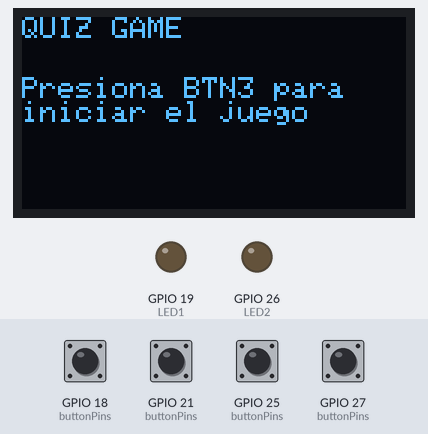
The sketch below on a simulated ESP32. Parts: 128×64 one-colour display, output pins drawn as LEDs (lit = HIGH). The inputs (shaded band) are chosen by the test bench; at power-on: GPIO 18 (buttonPins), GPIO 21 (buttonPins), GPIO 25 (buttonPins), GPIO 27 (buttonPins) HIGH. Random numbers use the default seed unless the sketch sets one; what the sketch prints to the serial monitor is not drawn.

Above: at 1.2 s.
1.3 s: GPIO 21 (buttonPins) pulled LOW for 0.15 s
At 2.4 s:
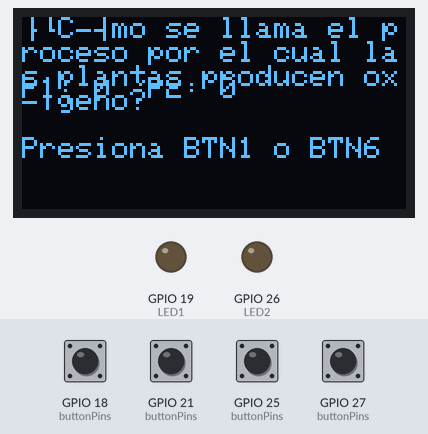
2.9 s: GPIO 18 (buttonPins) pulled LOW for 0.15 s
At 4.0 s:
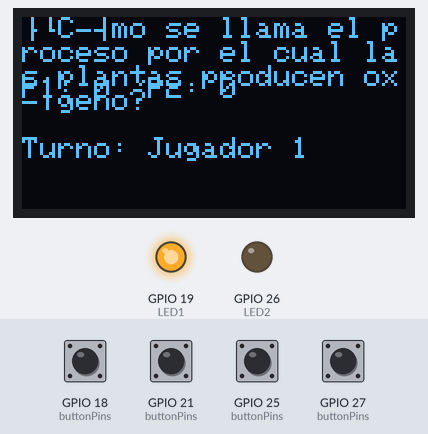
4.5 s: GPIO 25 (buttonPins) pulled LOW for 0.15 s
At 5.5 s:
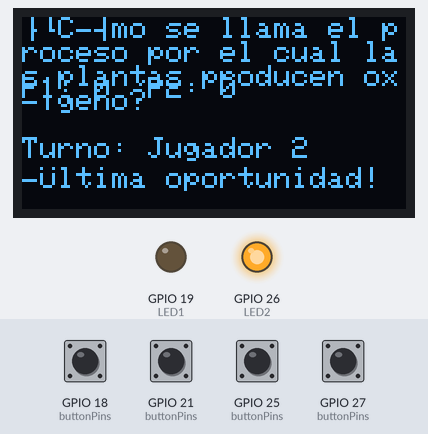
6.1 s: GPIO 21 (buttonPins) pulled LOW for 1 s
At 7.3 s:
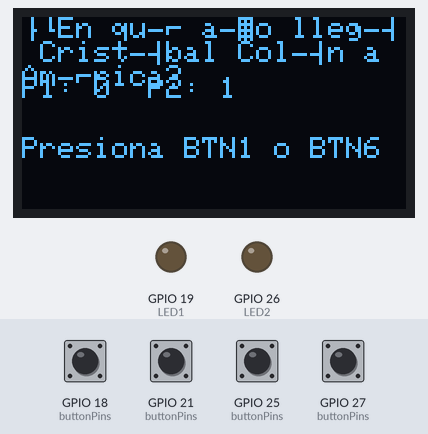
8.6 s: GPIO 27 (buttonPins) pulled LOW for 0.15 s
At 9.5 s:
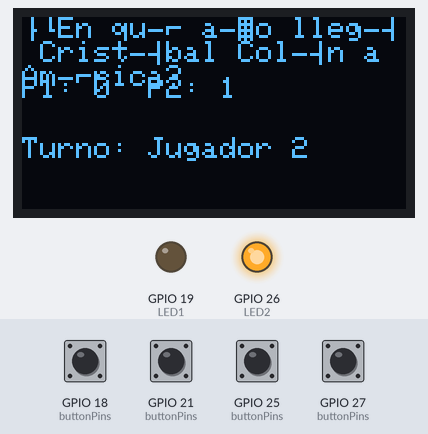
10.2 s: GPIO 21 (buttonPins) pulled LOW for 0.15 s
At 11.2 s:
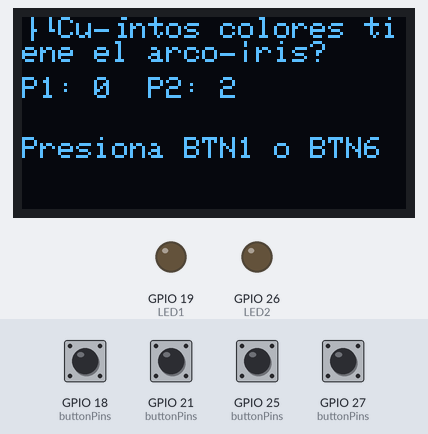
Timing chart, 0 to 12.8 s (numbered marks = the images above; inputs shaded):
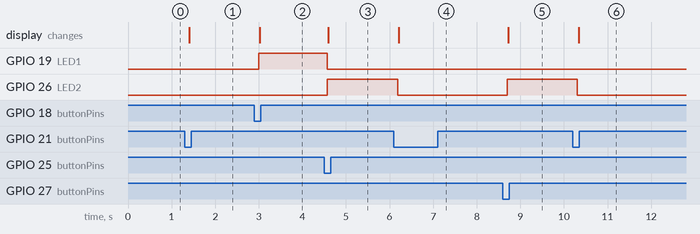

Measured:
- after the input at 1.3 s, the display: changes after 0.11 s (image 1)
- after the input at 2.9 s, GPIO 19 (LED1): LOW → HIGH after 0.10 s; the display: changes after 0.12 s (image 2)
- after the input at 4.5 s, GPIO 19 (LED1): HIGH → LOW after 0.07 s; GPIO 26 (LED2): LOW → HIGH after 0.07 s; the display: changes after 0.10 s (image 3)
- after the input at 6.1 s, GPIO 26 (LED2): HIGH → LOW after 0.08 s; the display: changes after 0.11 s (image 4)
- after the input at 8.6 s, GPIO 26 (LED2): LOW → HIGH after 0.09 s; the display: changes after 0.12 s (image 5)
- after the input at 10.2 s, GPIO 26 (LED2): HIGH → LOW after 0.11 s; the display: changes after 0.13 s (image 6)

The sketch:

acctivity_11_bola_de_cristal.ino
```cpp
#include <Wire.h>
#include <Adafruit_SSD1306.h>
#include <Adafruit_GFX.h>

// Definiciones para la pantalla OLED
#define SCREEN_WIDTH 128
#define SCREEN_HEIGHT 64
#define OLED_RESET -1
Adafruit_SSD1306 display(SCREEN_WIDTH, SCREEN_HEIGHT, &Wire, OLED_RESET);

// Definiciones para botones y LEDs
#define BTN1 18  // Botón jugador 1
#define BTN3 21  // Botón respuesta correcta
#define BTN4 25  // Botón respuesta incorrecta
#define BTN6 27  // Botón jugador 2
#define LED1 19  // LED jugador 1
#define LED2 26  // LED jugador 2

const int buttonPins[] = {BTN1, BTN3, BTN4, BTN6};
const char *buttonNames[] = {"BTN1", "BTN3", "BTN4", "BTN6"};
int btnState[4] = {0, 0, 0, 0};
int lastBtnState[4] = {1, 1, 1, 1};  // Inicialmente en HIGH porque INPUT_PULLUP

bool gameActive = false;     // Indica si hay una pregunta activa
int activePlayer = 0;        // 0: Ninguno, 1: Jugador 1, 2: Jugador 2
int score1 = 0, score2 = 0;  // Puntuaciones
String currentQuestion = "";
bool failOccurred = false;   // Indica si ya hubo un error para esta pregunta

// Banco de preguntas
String questions[] = {
  "¿Cuál es la capital de España?",
  "¿Cuántos continentes hay en el mundo?",
  "¿Quién escribió 'Don Quijote de la Mancha'?",
  "¿Cuántos planetas tiene el sistema solar?",
  "¿Cuál es el océano más grande del mundo?",
  "¿Qué elemento químico tiene el símbolo 'O'?",
  "¿Cuál es el río más largo del mundo?",
  "¿En qué año llegó Cristóbal Colón a América?",
  "¿Qué animal es conocido como el rey de la selva?",
  "¿Cuántos lados tiene un hexágono?",
  "¿Qué país tiene forma de bota?",
  "¿Quién pintó la Mona Lisa?",
  "¿Cuál es el metal más abundante en la corteza terrestre?",
  "¿Cuántos huesos tiene el cuerpo humano?",
  "¿Qué gas necesitamos para respirar?",
  "¿Cuál es el país más grande del mundo?",
  "¿Qué científico formuló la teoría de la relatividad?",
  "¿Qué animal es el símbolo de Australia?",
  "¿Qué instrumento musical tiene teclas blancas y negras?",
  "¿Cuál es el idioma más hablado en el mundo?",
  "¿Qué vitamina se obtiene del sol?",
  "¿Cómo se llama el animal terrestre más rápido?",
  "¿Cuál es la capital de México?",
  "¿Cuántos colores tiene el arcoíris?",
  "¿Qué inventó Thomas Edison?",
  "¿Cuántos corazones tiene un pulpo?",
  "¿Cuál es el país más poblado del mundo?",
  "¿Qué es más grande, un protón o un electrón?",
  "¿Cómo se llama el himno nacional de Francia?",
  "¿Qué planeta es conocido como el planeta rojo?",
  "¿Cuál es el ave que no puede volar más grande del mundo?",
  "¿Quién escribió 'Cien años de soledad'?",
  "¿Cuántas patas tiene una araña?",
  "¿Cuál es el idioma oficial de Brasil?",
  "¿Cuántos dientes tiene un ser humano adulto?",
  "¿Cómo se llama el satélite natural de la Tierra?",
  "¿Qué gas usan los globos aerostáticos para elevarse?",
  "¿En qué país se encuentra la Torre Eiffel?",
  "¿Qué animal puede cambiar de color para camuflarse?",
  "¿Cuál es el hueso más largo del cuerpo humano?",
  "¿En qué continente se encuentra Egipto?",
  "¿Qué instrumento usa un violinista?",
  "¿Cuántos años tiene un lustro?",
  "¿Quién descubrió la penicilina?",
  "¿Cuál es el desierto más grande del mundo?",
  "¿Cuántos lados tiene un pentágono?",
  "¿Qué moneda se usa en Japón?",
  "¿Qué deporte se juega en Wimbledon?",
  "¿Qué animal produce la seda?",
  "¿Cómo se llama el proceso por el cual las plantas producen oxígeno?",
  "¿Cuál es el metal líquido a temperatura ambiente?",
  "¿En qué país se encuentra la Gran Muralla China?",
  "¿Cuántos segundos tiene un minuto?",
  "¿Cuál es el océano más pequeño del mundo?",
  "¿Quién fue el primer ser humano en viajar al espacio?",
  "¿Cuál es la capital de Argentina?",
  "¿Cómo se llama el mamífero más grande del mundo?",
  "¿Qué planeta tiene anillos a su alrededor?",
  "¿Qué montaña es la más alta del mundo?",
  "¿Cuántos lados tiene un triángulo?",
  "¿Cuál es el símbolo químico del oro?",
  "¿Cuántos pulmones tiene el ser humano?",
  "¿Quién pintó 'La última cena'?",
  "¿Qué país es famoso por sus pirámides?",
  "¿Cuál es la bebida más consumida en el mundo después del agua?",
  "¿Qué significa la sigla 'ONU'?",
  "¿Cuántos músculos tiene el cuerpo humano?",
  "¿Qué gas exhalamos al respirar?",
  "¿Cuál es el metal más caro del mundo?",
  "¿Cómo se llama el proceso de conversión de agua en vapor?",
  "¿Qué filósofo escribió 'La República'?",
  "¿Cuántos anillos tiene el logotipo de los Juegos Olímpicos?",
  "¿Qué animal tiene la mordida más fuerte del mundo?",
  "¿Cómo se llama la línea imaginaria que divide la Tierra en hemisferio norte y sur?",
  "¿Qué país tiene más premios Nobel?",
  "¿Qué gas es responsable del efecto invernadero?",
  "¿Cuál es el animal más venenoso del mundo?",
  "¿Quién inventó la bombilla?",
  "¿Cuántos continentes existen?",
  "¿En qué año ocurrió la Revolución Francesa?",
  "¿Qué país es conocido como la tierra del sol naciente?",
  "¿Cómo se llama el órgano encargado de bombear la sangre en el cuerpo humano?",
  "¿Qué país tiene la mayor cantidad de islas?",
  "¿Qué civilización construyó Machu Picchu?",
  "¿Cuál es el nombre del satélite de Marte?",
  "¿Qué gas se utiliza para llenar los neumáticos de los aviones?",
  "¿Cómo se llama el proceso por el cual los árboles pierden sus hojas en otoño?",
  "¿Qué ciudad fue destruida por la erupción del Vesubio en el año 79 d.C.?",
  "¿Qué país tiene el mayor número de volcanes activos?",
  "¿Cómo se llama el líquido dentro de los cocos?",
  "¿Quién escribió 'La Odisea'?",
  "¿Cuál es el hueso más pequeño del cuerpo humano?",
  "¿Qué país tiene la selva amazónica?",
  "¿Cuántos dientes de leche tiene un niño?",
  "¿Qué es más grande, un milímetro o un centímetro?",
  "¿Qué colores primarios se combinan para obtener el color verde?",
  "¿Cómo se llama el gas inflamable presente en el agua?",
  "¿En qué año cayó el Muro de Berlín?",
  "¿Cuántas estrellas hay en la bandera de Estados Unidos?",
  "¿Qué parte del cuerpo humano sigue creciendo después de la muerte?",
  "¿Qué país es famoso por la pizza y la pasta?",
  "¿Qué deporte se juega con un bate y una pelota en el béisbol?",
  "¿Cuál es el órgano más grande del cuerpo humano?",
  "¿Cuántos corazones tiene un gusano de tierra?",
  "¿Quién fue el primer presidente de Estados Unidos?",
  "¿Cuántos lados tiene un octágono?",
  "¿Qué es un tsunami?",
  "¿Cómo se llama la sustancia que le da color a la piel?",
  "¿Cuántos ojos tienen las arañas?",
  "¿Quién escribió 'Romeo y Julieta'?",
  "¿En qué año se llegó a la Luna por primera vez?",
  "¿Cuál es el país más frío del mundo?",
  "¿Cómo se llama el fenómeno de luz en el cielo en los polos?",
  "¿Cuál es el nombre del dios griego del mar?",
  "¿Qué país produce más café en el mundo?",
  "¿Qué gas es esencial para la vida en la Tierra?",
  "¿Cuál es el animal más rápido del mundo en el agua?",
  "¿Qué famosa torre de Italia está inclinada?",
  "¿Qué país tiene más lagos en el mundo?",
  "¿Qué es más pesado, un litro de agua o un litro de aceite?",
  "¿Qué parte de la planta realiza la fotosíntesis?",
  "¿Cuál es el país más pequeño del mundo?",
  "¿Quién es el autor de 'El Principito'?",
  "¿Cuál es el color del rubí?",
  "¿Cómo se llama la lengua oficial de China?",
  "¿Cómo se llama el rey de la mitología nórdica?"
};

int numQuestions = sizeof(questions) / sizeof(questions[0]);

// Para debounce de botones
unsigned long lastDebounceTime = 0;
const unsigned long debounceDelay = 50;

void setup() {
  Serial.begin(115200);

  // Inicialización del bus I2C
  Wire.begin(22, 23);

  // Inicialización de la pantalla OLED
  if (!display.begin(SSD1306_SWITCHCAPVCC, 0x3C)) {
    Serial.println("Error al inicializar pantalla OLED");
    while (true);
  }

  // Configuración de pines
  for (int i = 0; i < 4; i++) {
    pinMode(buttonPins[i], INPUT_PULLUP);
  }
  pinMode(LED1, OUTPUT);
  pinMode(LED2, OUTPUT);

  // Asegurar que los LEDs estén apagados al inicio
  digitalWrite(LED1, LOW);
  digitalWrite(LED2, LOW);

  // Mostrar pantalla inicial
  display.clearDisplay();
  display.setTextSize(1);
  display.setTextColor(SSD1306_WHITE);
  display.setCursor(0, 0);
  display.println("QUIZ GAME");
  display.setCursor(0, 20);
  display.println("Presiona BTN3 para");
  display.println("iniciar el juego");
  display.display();
}

void loop() {
  // Leer estado de todos los botones
  for (int i = 0; i < 4; i++) {
    int reading = digitalRead(buttonPins[i]);

    // Aplicar debounce para evitar lecturas falsas
    if (reading != lastBtnState[i]) {
      lastDebounceTime = millis();
    }

    if ((millis() - lastDebounceTime) > debounceDelay) {
      if (reading != btnState[i]) {
        btnState[i] = reading;

        // Si se presionó el botón (cambio de HIGH a LOW)
        if (btnState[i] == LOW) {
          Serial.print("Botón presionado: ");
          Serial.println(buttonNames[i]);

          // Manejar la acción del botón según el estado del juego
          procesarBoton(i);
        }
      }
    }

    lastBtnState[i] = reading;
  }

  // Actualizar la pantalla constantemente
  mostrarEstado();

  // Pequeña pausa para estabilidad
  delay(10);
}

void procesarBoton(int botonIndex) {
  // Botón 3 (BTN3) - Iniciar juego o respuesta correcta
  if (botonIndex == 1) {  // Índice 1 corresponde a BTN3
    if (!gameActive) {
      // Si el juego no está activo, mostrar una nueva pregunta
      nuevaPregunta();
    }
    else if (activePlayer > 0) {
      // Si hay un jugador activo, es respuesta correcta
      if (activePlayer == 1) {
        score1++;
      } else {
        score2++;
      }
      Serial.print("Punto para Jugador ");
      Serial.println(activePlayer);

      // Nueva pregunta después de respuesta correcta
      nuevaPregunta();
    }
    return;
  }

  // Botón 4 (BTN4) - Respuesta incorrecta
  if (botonIndex == 2 && gameActive && activePlayer > 0) {
    if (!failOccurred) {
      // Primer fallo, cambiar al otro jugador
      failOccurred = true;
      if (activePlayer == 1) {
        activePlayer = 2;
        digitalWrite(LED1, LOW);
        digitalWrite(LED2, HIGH);
        Serial.println("Turno para Jugador 2");
      }
      else {
        activePlayer = 1;
        digitalWrite(LED1, HIGH);
        digitalWrite(LED2, LOW);
        Serial.println("Turno para Jugador 1");
      }
    }
    else {
      // Segundo fallo, nueva pregunta
      Serial.println("Ambos jugadores fallaron. Nueva pregunta.");
      nuevaPregunta();
    }
    return;
  }

  // Botones 1 y 6 (BTN1 y BTN6) - Selección de jugador
  if ((botonIndex == 0 || botonIndex == 3) && gameActive && activePlayer == 0) {
    activePlayer = (botonIndex == 0) ? 1 : 2;
    digitalWrite(LED1, activePlayer == 1 ? HIGH : LOW);
    digitalWrite(LED2, activePlayer == 2 ? HIGH : LOW);
    Serial.print("Jugador ");
    Serial.print(activePlayer);
    Serial.println(" seleccionado");
    return;
  }
}

void nuevaPregunta() {
  // Seleccionar pregunta aleatoria
  currentQuestion = questions[random(numQuestions)];

  // Reiniciar estado del juego
  gameActive = true;
  activePlayer = 0;
  failOccurred = false;  // Reiniciar contador de fallos

  // Apagar LEDs
  digitalWrite(LED1, LOW);
  digitalWrite(LED2, LOW);

  Serial.println("Nueva pregunta: " + currentQuestion);
}

void mostrarEstado() {
  display.clearDisplay();
  display.setTextSize(1);
  display.setTextColor(SSD1306_WHITE);

  if (!gameActive) {
    // Pantalla inicial
    display.setCursor(0, 0);
    display.println("QUIZ GAME");
    display.setCursor(0, 20);
    display.println("Presiona BTN3 para");
    display.println("iniciar el juego");
  } else {
    // Mostrar pregunta y puntuaciones
    display.setCursor(0, 0);
    display.println(currentQuestion);
    display.setCursor(0, 20);
    display.print("P1: ");
    display.print(score1);
    display.print("  P2: ");
    display.println(score2);

    // Mostrar estado actual
    display.setCursor(0, 40);
    if (activePlayer == 0) {
      display.println("Presiona BTN1 o BTN6");
    } else {
      display.print("Turno: Jugador ");
      display.println(activePlayer);
      if (failOccurred) {
        display.setCursor(0, 50);
        display.println("Última oportunidad!");
      }
    }
  }

  display.display();
}
```
